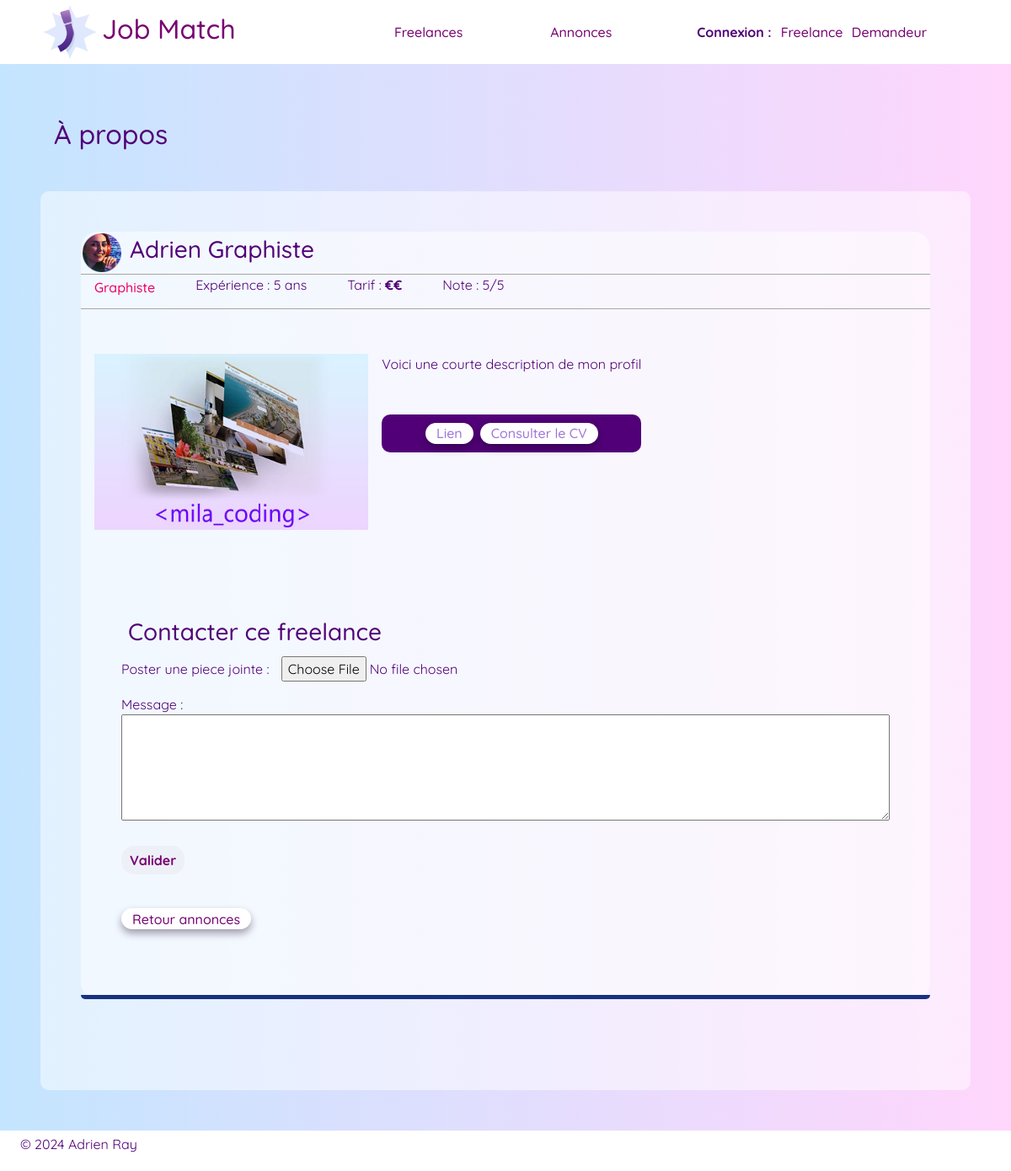
Screenshot of /freelancefiche.php?id=11 with the database file from the repository.
### tables this page shows
CREATE TABLE `freelance` (
  `id` int(11) NOT NULL,
  `job` varchar(50) NOT NULL,
  `pseudo` varchar(20) NOT NULL,
  `first_name` varchar(50) NOT NULL,
  `last_name` varchar(50) NOT NULL,
  `compagny_name` varchar(50) NOT NULL,
  `mail` varchar(50) NOT NULL,
  `pass` varchar(130) NOT NULL,
  `description` varchar(300) DEFAULT NULL,
  `nb_projects` int(11) DEFAULT NULL,
  `note` int(11) DEFAULT NULL
);

### freelancefiche.php (the view, shortened to what this page needs)
<?php
include_once('./includes/dbConnect.php');
?>
<!DOCTYPE html>
<html lang="fr">
<head>
    <link href="https://cdn.jsdelivr.net/npm/bootstrap@5.3.2/dist/css/bootstrap.min.css" rel="stylesheet">
    <link rel="stylesheet" href="styles/style.css" />
</head>
<body>
    <?php require('./includes/header.php') ?>
    <div class="pageback p-xs-0 p-sm-0 p-md-0 p-l-0 p-xl-5">
        <div class="titrepage">
            <h2 class="d-flex mx-3 mt-3 mb-5">À propos</h2>
        </div>
        <?php
        $ID = htmlspecialchars($_GET['id']);
         $query = $connect->prepare("SELECT * FROM freelance WHERE id = ?");
         $query->execute([$ID]);
         $recupOneFree = $query->fetch();
        ?>
        <div class="sectionannonces d-flex flex-wrap col-12 p-xl-5">
            <div class="annonce col-12">
                <div class="annonceiddem d-flex">
                    <div class="photo"><img src="./media/photo01.png"><img></div>
                    <h3 class="ps-2 d-flex align-items-center"><?php echo($recupOneFree['pseudo']) ?></h3>
                </div>
                <div class="detailsfreelance d-flex flex-wrap justify-content-start align-items-center px-3">
                    <div class="pe-5">
                    <p class="activity"><?php echo($recupOneFree['job']) ?></p>
                    </div>
                    <div class="pe-5">
                        <p>Expérience : 5 ans</p>
                    </div>
                    <div class="pe-5">
                        <p> Tarif : <b>€€</b></p>
                    </div>
                    <div class="pe-5">
                        <p> Note : 5/5</p>
                    </div>
                </div>
                <div class="texteetimage d-md-flex align-items-start px-3 pt-5 pb-2">
                <div class="imagaccroche col-xl-4 mb-5 "><img src="./media/photo01bg.jpg"><img></div>
                <div class="freelancedescriptif px-3">
                <?php echo ($recupOneFree['description']) ; ?>
                    <div class="liensfreelance d-flex justify-content-center mt-5">
                    <button class="about mx-1"><a href="">Lien</a></button>
                    <button class="about mx-1"><a href="">Consulter le CV</a></button>
                </div>
                </div>
                </div>
                <div class="contactfreelance p-5">
                    <h3 class="ps-2 d-flex align-items-center">Contacter ce freelance</h3>
                    <form action="./scripts/contacter_free.php" method="POST">
                        <div>
                            <label for="document">Poster une piece jointe :</label>
                            <input type="file" name="cv" id="cv">
                        </div>
                        <div class="messagecandidature d-flex flex-column">
                            <label for="textecandidature">Message :</label>
                            <textarea id="textecandidature" name="textecandidature" rows="5" cols="33">
                  </textarea>
                        </div>
                        <div class="spacer"></div>
                        <button type="submit">Valider</button>
                    </form>
                    <div class="spacer"></div>
                    <button class="about"><a href="annonces.php">Retour annonces</a></button>
                    <div class="spacer"></div>
                </div>
                <div class="annoncebas d-flex justify-content-end align-items-center flex-wrap">
                </div>
            </div>
        </div>
    </div>
    <?php require('./includes/footer.php'); ?>
</body>
</html>

### styles/style.css (style rules this page uses)
body { font-family: "Quicksand", sans-serif; color: rgb(81, 0, 119); }
.pageback { background: linear-gradient(90deg, rgba(196, 229, 255, 1) 0%, rgba(255, 214, 252, 1) 100%); }
.sectionannonces { background-color: rgba(255, 255, 255, 0.478); border-radius: 10px; }
.liensfreelance { background-color: rgb(81, 0, 119); border-radius: 10px; }
a:link { margin-top: 15px; margin-right:3px; margin-left:3px; margin-bottom: 15px; font-weight: 500; color: rgb(119, 2, 113); text-decoration: none; }
.activity { margin-bottom: -2px; margin-top: -12px; font-weight: 500; color: rgb(239, 0, 103); }
.annonce { background-color: rgba(255, 255, 255, 0.533); border-radius: 20px; margin-bottom: 60px; }
.annoncebas { background-color: #173280; border-bottom-left-radius: 20px; border-bottom-right-radius: 20px; padding-left: 10px; padding-top: 5px; padding-right: 10px; }
.detailsfreelance { border-top: solid 1px rgb(167, 167, 167); border-bottom: solid 1px rgb(167, 167, 167); margin-bottom: 5px; }
.about { color: rgb(81, 0, 119); font-weight: 600; box-shadow: 0px 5px 10px rgba(22, 9, 40, 0.381); border-radius: 20px; height: 25px; display: flex; align-items: center; background-color: white; text-decoration: none; }
button { color: rgb(119, 2, 113); font-weight: 800; background-color: rgb(238, 240, 248); border: solid 2px; border-color: #ff26cc; border-radius: 15px; border: none; padding-top: 5px; padding-right: 10px; padding-bottom: 5px; padding-left: 10px; text-align: center; margin-top: 10px; margin-bottom: 10px; text-decoration: none; }
.spacer { height: 20px; }
img { max-width: 100%; height: auto; display: block; }
input { border-radius: 10px; border: none; padding-top: 5px; padding-right: 10px; padding-bottom: 5px; padding-left: 10px; margin-bottom: 10px; }

### rows the page displays
freelance: pseudo "Adrien Graphiste", job "Graphiste", description "Voici une courte description de mon profil"
